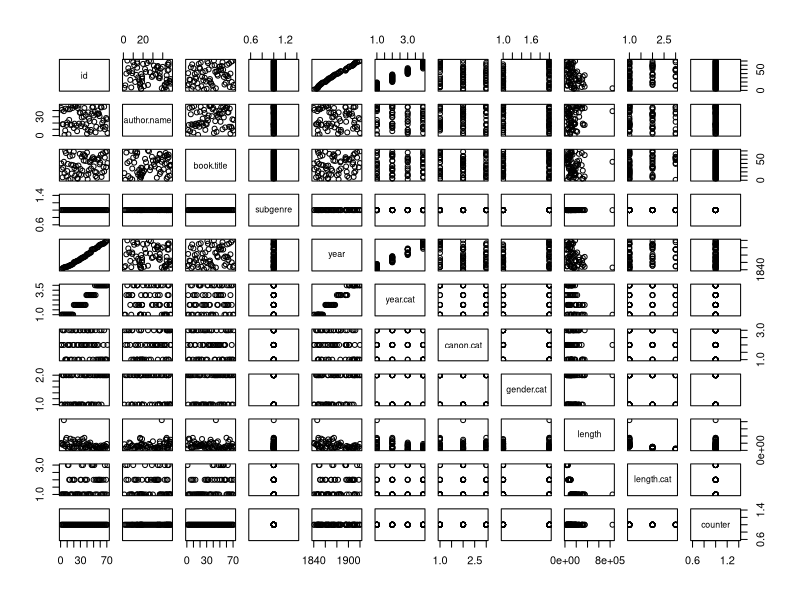
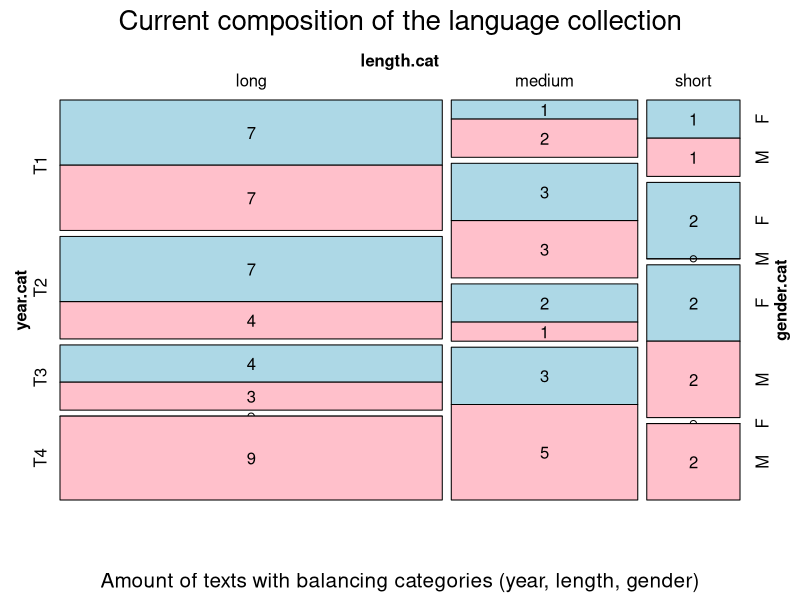
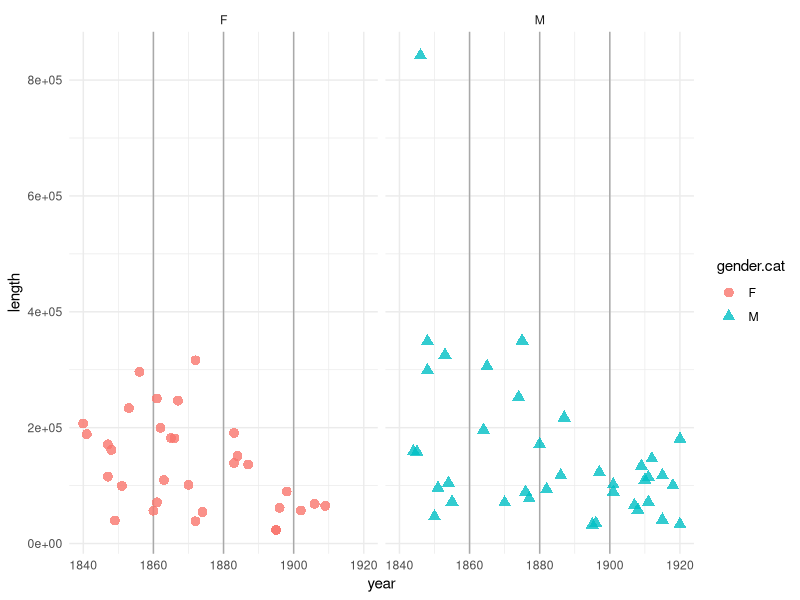
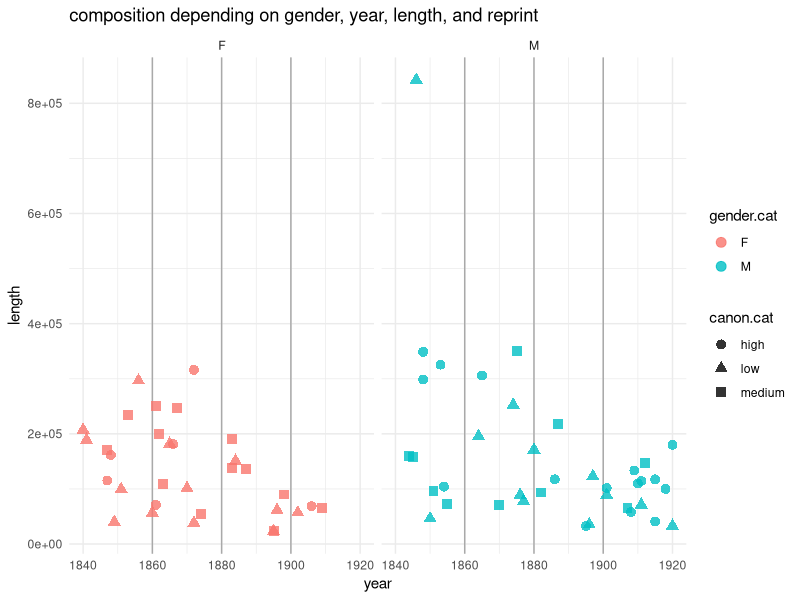
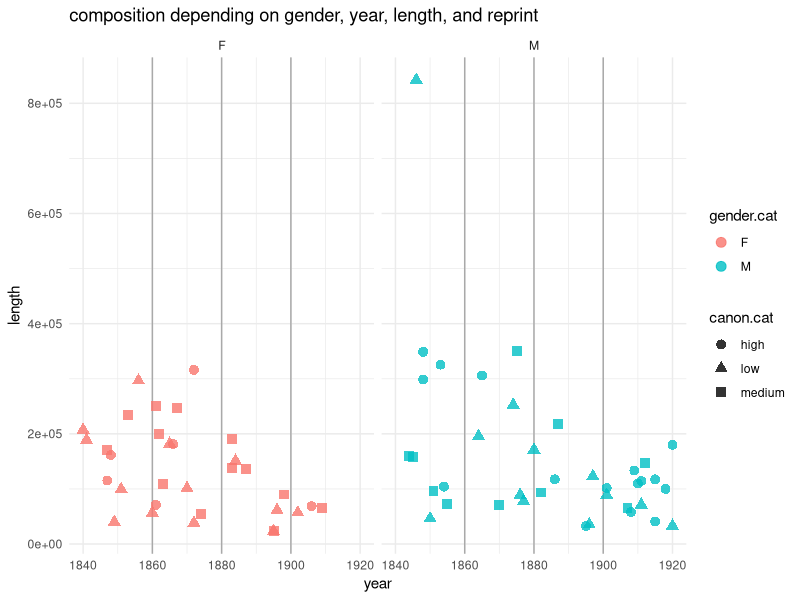

The R source for these figures, in order:
### MDViz ELTeC
  md<-read.table("metadata.txt",header = T, sep = ",", fileEncoding = "UTF-8")
  head(md)
  table(md$year.cat,md$gender.cat)
  plot(md)
  str(md)
## composition plots
  library(ggplot2)

### mosaic plot
install.packages("vcd")
library(vcd)

mosaic(~ length.cat + year.cat + gender.cat, data=md,
       highlighting = "gender.cat", highlighting_fill=c("lightblue", "pink"),
       direction=c("v","h","h"),
       labeling = labeling_values,
       main="Current composition of the language collection",
       sub="Amount of texts with balancing categories (year, length, gender)")


### plot between fem/male per year, y length
ggplot(md, aes(x=year, y=length, color=gender.cat, shape=gender.cat))+
  geom_vline(xintercept = c(1860,1880,1900), color="darkgray")+
  geom_point(size=3, alpha=0.8)+
  facet_grid(~gender.cat)+
  theme_minimal()

### plot between fem/male per year, y length, shape canon cat
ggplot(md, aes(x=year, y=length, color=gender.cat, shape=canon.cat))+
  geom_vline(xintercept = c(1860,1880,1900), color="darkgray")+
  geom_point(size=3, alpha=0.8)+
  facet_grid(~gender.cat)+
  theme_minimal()+
  ggtitle("composition depending on gender, year, length, and reprint")
ggsave("com.png")
